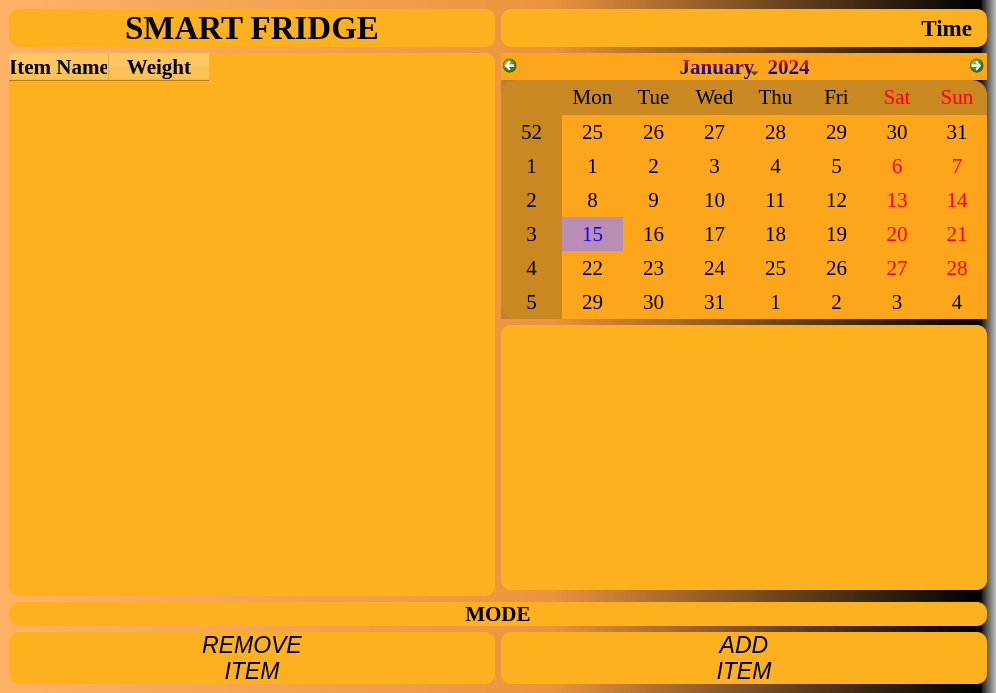
<?xml version="1.0" encoding="UTF-8"?>
<ui version="4.0">
 <class>MainWindow</class>
 <widget class="QMainWindow" name="MainWindow">
  <property name="geometry">
   <rect>
    <x>0</x>
    <y>0</y>
    <width>996</width>
    <height>693</height>
   </rect>
  </property>
  <property name="windowTitle">
   <string>MainWindow</string>
  </property>
  <widget class="QWidget" name="centralwidget">
   <property name="minimumSize">
    <size>
     <width>996</width>
     <height>693</height>
    </size>
   </property>
   <layout class="QHBoxLayout" name="horizontalLayout">
    <property name="spacing">
     <number>0</number>
    </property>
    <property name="leftMargin">
     <number>0</number>
    </property>
    <property name="topMargin">
     <number>0</number>
    </property>
    <property name="rightMargin">
     <number>0</number>
    </property>
    <property name="bottomMargin">
     <number>0</number>
    </property>
    <item>
     <widget class="QFrame" name="frame">
      <property name="sizePolicy">
       <sizepolicy hsizetype="Minimum" vsizetype="Minimum">
        <horstretch>0</horstretch>
        <verstretch>0</verstretch>
       </sizepolicy>
      </property>
      <property name="styleSheet">
       <string notr="true">background-color: qlineargradient(spread:pad, x1:0, y1:0, x2:1, y2:0, stop:0 rgba(255, 178, 102, 255), stop:0.55 rgba(235, 148, 61, 255), stop:0.98 rgba(0, 0, 0, 255), stop:1 rgba(0, 0, 0, 0));
gridline-color: qlineargradient(spread:pad, x1:0, y1:1, x2:0, y2:0, stop:0 rgba(0, 0, 0, 255), stop:0.05 rgba(14, 8, 73, 255), stop:0.36 rgba(28, 17, 145, 255), stop:0.6 rgba(126, 14, 81, 255), stop:0.75 rgba(234, 11, 11, 255), stop:0.79 rgba(244, 70, 5, 255), stop:0.86 rgba(255, 136, 0, 255), stop:0.935 rgba(239, 236, 55, 255));</string>
      </property>
      <layout class="QGridLayout" name="gridLayout">
       <item row="1" column="0">
        <widget class="QLabel" name="title">
         <property name="font">
          <font>
           <family>Times New Roman</family>
           <pointsize>25</pointsize>
           <weight>75</weight>
           <bold>true</bold>
          </font>
         </property>
         <property name="styleSheet">
          <string notr="true">background-color: rgb(254, 177, 31);
border-radius: 10px;</string>
         </property>
         <property name="text">
          <string>SMART FRIDGE</string>
         </property>
         <property name="alignment">
          <set>Qt::AlignCenter</set>
         </property>
        </widget>
       </item>
       <item row="8" column="1">
        <widget class="QCalendarWidget" name="calendarWidget">
         <property name="font">
          <font>
           <family>Times New Roman</family>
           <pointsize>16</pointsize>
          </font>
         </property>
         <property name="styleSheet">
          <string notr="true">background-color: rgb(254, 166, 27);
alternate-background-color: rgba(50, 51, 51, 66);
color: qlineargradient(spread:pad, x1:0, y1:1, x2:0, y2:0, stop:0 rgba(0, 0, 0, 255), stop:0.05 rgba(14, 8, 73, 255), stop:0.36 rgba(28, 17, 145, 255), stop:0.6 rgba(126, 14, 81, 255), stop:0.75 rgba(234, 11, 11, 255), stop:0.79 rgba(244, 70, 5, 255), stop:0.86 rgba(255, 136, 0, 255), stop:0.935 rgba(239, 236, 55, 255));
selection-color: rgba(18, 0, 255, 255);
selection-background-color: rgb(152, 131, 255, 80);
border:none;
border-radius: 15px;</string>
         </property>
        </widget>
       </item>
       <item row="1" column="1">
        <widget class="QLabel" name="Time">
         <property name="font">
          <font>
           <family>Times New Roman</family>
           <pointsize>17</pointsize>
           <weight>75</weight>
           <bold>true</bold>
          </font>
         </property>
         <property name="styleSheet">
          <string notr="true">background-color: rgb(254, 177, 31);
border-radius: 10px;</string>
         </property>
         <property name="text">
          <string>Time</string>
         </property>
         <property name="alignment">
          <set>Qt::AlignRight|Qt::AlignTrailing|Qt::AlignVCenter</set>
         </property>
         <property name="margin">
          <number>0</number>
         </property>
         <property name="indent">
          <number>15</number>
         </property>
        </widget>
       </item>
       <item row="13" column="1">
        <widget class="QPushButton" name="AddItem">
         <property name="font">
          <font>
           <family>Arial</family>
           <pointsize>17</pointsize>
           <italic>true</italic>
          </font>
         </property>
         <property name="styleSheet">
          <string notr="true">background-color: rgb(254, 177, 31);
border: none;
border-radius: 10px

</string>
         </property>
         <property name="text">
          <string>ADD 
ITEM</string>
         </property>
         <property name="iconSize">
          <size>
           <width>12</width>
           <height>12</height>
          </size>
         </property>
        </widget>
       </item>
       <item row="13" column="0">
        <widget class="QPushButton" name="RemoveItem">
         <property name="font">
          <font>
           <family>Arial</family>
           <pointsize>17</pointsize>
           <italic>true</italic>
          </font>
         </property>
         <property name="styleSheet">
          <string notr="true">background-color: rgb(254, 177, 31);
border:none;
border-radius: 10px;
</string>
         </property>
         <property name="text">
          <string>REMOVE 
ITEM</string>
         </property>
        </widget>
       </item>
       <item row="12" column="0" colspan="2">
        <widget class="QLabel" name="Mode">
         <property name="font">
          <font>
           <family>Times New Roman</family>
           <pointsize>16</pointsize>
           <weight>75</weight>
           <bold>true</bold>
          </font>
         </property>
         <property name="styleSheet">
          <string notr="true">background-color: rgb(254, 177, 31);
border-radius: 10px;</string>
         </property>
         <property name="text">
          <string>MODE</string>
         </property>
         <property name="alignment">
          <set>Qt::AlignCenter</set>
         </property>
        </widget>
       </item>
       <item row="8" column="0" rowspan="3">
        <widget class="QTableWidget" name="tableWidget">
         <property name="font">
          <font>
           <family>Times New Roman</family>
           <pointsize>13</pointsize>
          </font>
         </property>
         <property name="styleSheet">
          <string notr="true">background-color: rgb(254, 177, 31);
alternate-background-color: rgba(254, 165, 32, 102);
border: none;
border-radius: 10px;</string>
         </property>
         <column>
          <property name="text">
           <string>Item Name</string>
          </property>
          <property name="font">
           <font>
            <family>Times New Roman</family>
            <pointsize>16</pointsize>
            <weight>75</weight>
            <bold>true</bold>
           </font>
          </property>
          <property name="textAlignment">
           <set>AlignCenter</set>
          </property>
          <property name="background">
           <color>
            <red>253</red>
            <green>133</green>
            <blue>35</blue>
           </color>
          </property>
          <property name="foreground">
           <brush brushstyle="SolidPattern">
            <color alpha="255">
             <red>0</red>
             <green>0</green>
             <blue>0</blue>
            </color>
           </brush>
          </property>
         </column>
         <column>
          <property name="text">
           <string>Weight</string>
          </property>
          <property name="font">
           <font>
            <family>Times New Roman</family>
            <pointsize>16</pointsize>
            <weight>75</weight>
            <bold>true</bold>
           </font>
          </property>
          <property name="textAlignment">
           <set>AlignCenter</set>
          </property>
          <property name="background">
           <color>
            <red>253</red>
            <green>133</green>
            <blue>35</blue>
           </color>
          </property>
          <property name="foreground">
           <brush brushstyle="SolidPattern">
            <color alpha="255">
             <red>0</red>
             <green>0</green>
             <blue>0</blue>
            </color>
           </brush>
          </property>
         </column>
        </widget>
       </item>
       <item row="9" column="1">
        <widget class="QTextEdit" name="status">
         <property name="font">
          <font>
           <family>Times New Roman</family>
           <pointsize>15</pointsize>
          </font>
         </property>
         <property name="styleSheet">
          <string notr="true">background-color: rgb(254, 177, 31);
border: rgb(255,255,255);
border-radius: 10px;
</string>
         </property>
        </widget>
       </item>
      </layout>
     </widget>
    </item>
   </layout>
  </widget>
 </widget>
 <resources/>
 <connections/>
</ui>
